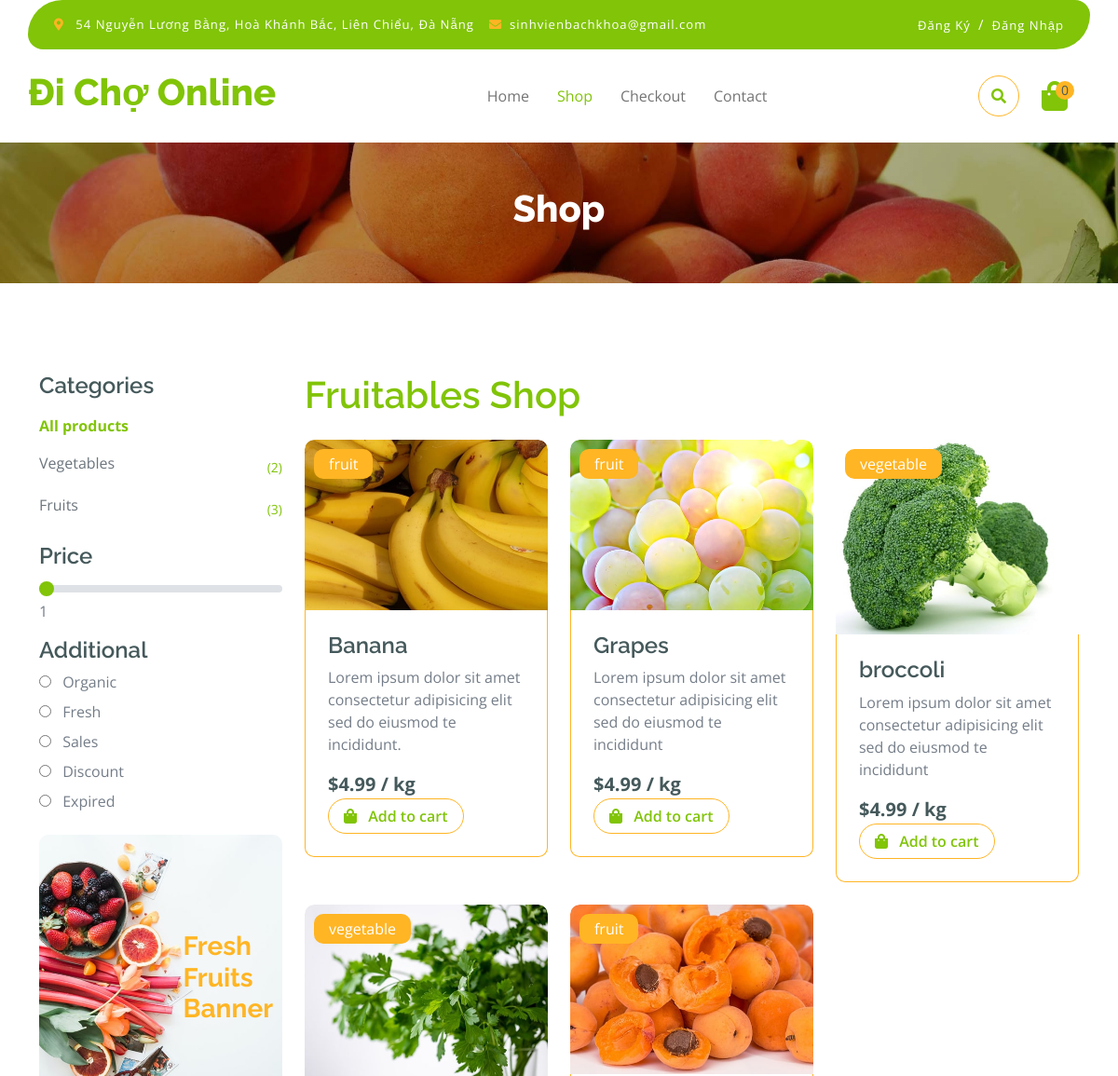
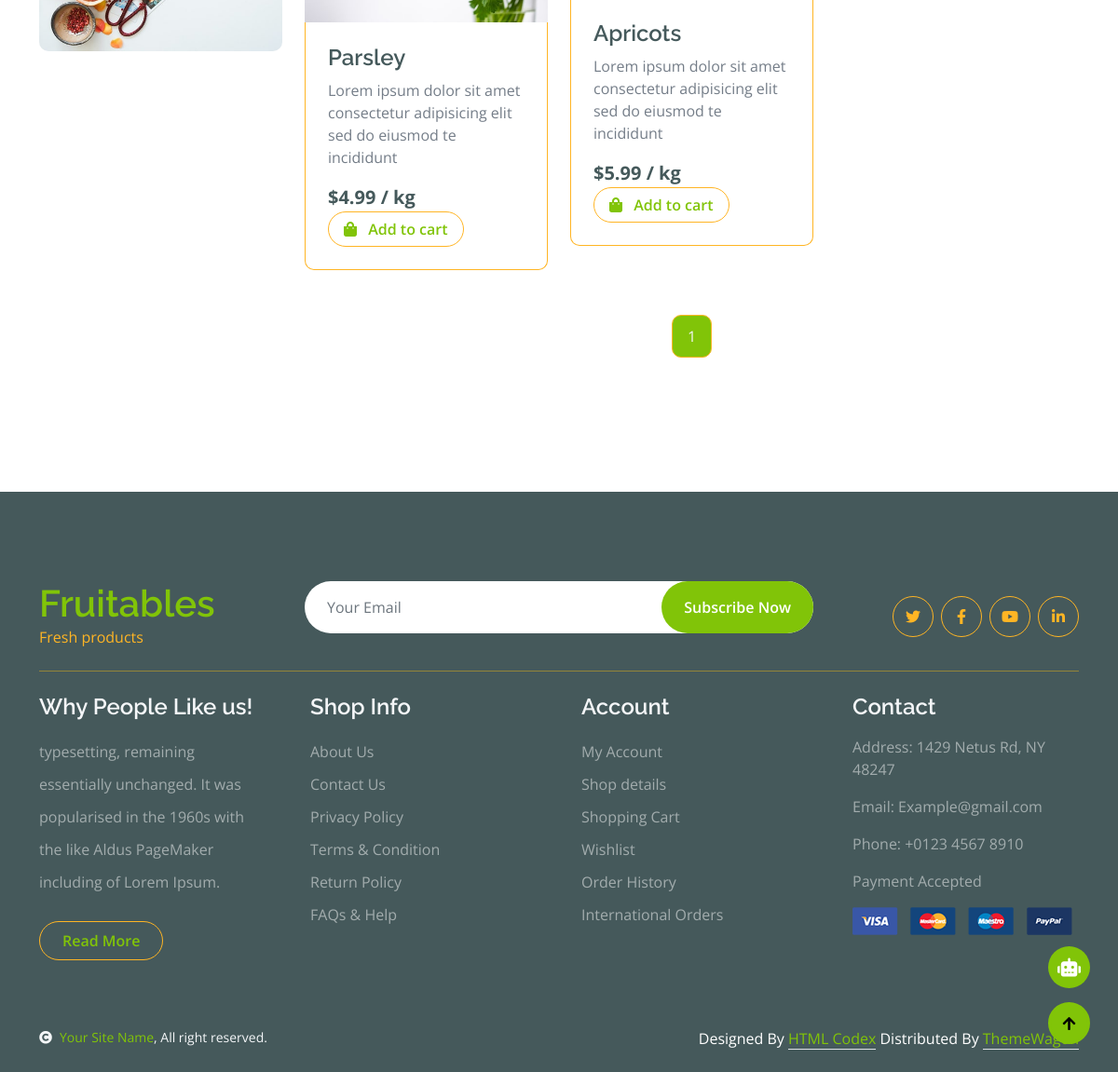
The app's page /shop/ with its own data (2 pictures, top to bottom).
### app/models.py (models this page shows, shortened)
class Product(models.Model):
    CATEGORY_CHOICES = [
        ('vegetable', 'Vegetable'),
        ('fruit', 'Fruit'),
    ]
    name = models.CharField(max_length=255, null=True)
    price = models.FloatField()
    category = models.CharField(max_length=100, choices=CATEGORY_CHOICES)  # Thêm lựa chọn cho category
    description = models.TextField(default="No description")  # Thêm default để tránh lỗi migrate
    image = models.ImageField(null=True, blank=True)
    @property
    def first_sentence(self):
        match = re.search(r'[^.]*\.', self.description)
        return match.group(0) if match else self.description
    @property
    def ImageURL(self):
        try:
            url = self.image.url
        except:
            url = ''
        return url

### app/views.py (the view)
# urls.py: path('shop/', views.shop, name='shop'),
def shop(request):
    if request.user.is_authenticated:
        customer = request.user.customer
        order, created = Order.objects.get_or_create(customer=customer, complete=False)
        cartItems = order.get_cart_items
    else:
        order = {'get_cart_total': 0, 'get_cart_items': 0}
        cartItems = order['get_cart_items']
    category = request.GET.get('category')
    products = Product.objects.all()
    if category and category in ['vegetable', 'fruit']:
        products = products.filter(category=category)
    else:
        category = None
    fruits_count = Product.objects.filter(category='fruit').count()
    vegetables_count = Product.objects.filter(category='vegetable').count()
    paginator = Paginator(products, 6)
    page_number = request.GET.get('page')
    page_obj = paginator.get_page(page_number)
    context = {
        'page_obj': page_obj,
        'fruits_count': fruits_count,
        'vegetables_count': vegetables_count,
        'category': category,
        'cartItems': cartItems,
    }
    return render(request, 'app/shop.html', context)

### app/templates/app/shop.html (shortened to what this page needs)
{% extends 'app/base.html' %}
{% load static %}
{% block main-content %}
<div class="container-fluid page-header py-5">
    <h1 class="text-center text-white display-6">Shop</h1>
</div>
<div class="container-fluid fruite py-5">
    <div class="container py-5">
        <div class="row">
            <div class="col-lg-3">
                <div class="categories">
                    <h4>Categories</h4>
                    <ul class="list-unstyled fruite-categorie">
                        <li>
                            <div class="d-flex justify-content-between fruite-name">
                                <a href="?category=" class="fruite-name ajax-category {% if not category %}active{% endif %}" data-category="">All products</a>
                            </div>
                        </li>
                        <li>
                            <div class="d-flex justify-content-between fruite-name">
                                <a href="?category=vegetable" class="fruite-name ajax-category {% if category == 'vegetable' %}active{% endif %}" data-category="vegetable">Vegetables</a>
                                <span>({{ vegetables_count }})</span>
                            </div>
                        </li>
                        <li>
                            <div class="d-flex justify-content-between fruite-name">
                                <a href="?category=fruit" class="fruite-name ajax-category {% if category == 'fruit' %}active{% endif %}" data-category="fruit">Fruits</a>
                                <span>({{ fruits_count }})</span>
                            </div>
                        </li>
                    </ul>
                </div>
                <div class="mb-3">
                    <h4>Price</h4>
                    <input type="range" class="form-range w-100" id="priceRange" name="priceRange" min="1" max="10" value="1" oninput="updatePrice()">
                    <output id="priceValue" for="priceRange">1</output>
                </div>
                <h4>Additional</h4>
                <div class="mb-2">
                    <input type="radio" class="me-2" id="organic" name="filter" value="Organic">
                    <label for="organic">Organic</label>
                </div>
                <div class="mb-2">
                    <input type="radio" class="me-2" id="fresh" name="filter" value="Fresh">
                    <label for="fresh">Fresh</label>
                </div>
                <div class="mb-2">
                    <input type="radio" class="me-2" id="Categories-3" name="Categories-1" value="Beverages">
                    <label for="Categories-3">Sales</label>
                </div>
                <div class="mb-2">
                    <input type="radio" class="me-2" id="Categories-4" name="Categories-1" value="Beverages">
                    <label for="Categories-4">Discount</label>
                </div>
                <div class="mb-2">
                    <input type="radio" class="me-2" id="Categories-5" name="Categories-1" value="Beverages">
                    <label for="Categories-5">Expired</label>
                </div>
                <div class="position-relative mt-4">
                    <img src="{% static 'images/banner-fruits.jpg' %}" class="img-fluid w-100 rounded" alt="">
                    <div class="position-absolute" style="top: 50%; right: 10px; transform: translateY(-50%);">
                        <h3 class="text-secondary fw-bold">Fresh <br> Fruits <br> Banner</h3>
                    </div>
                </div>
            </div>
            <div class="col-lg-9">
                <h1 class="mb-4">Fruitables Shop</h1>
                <div id="product-list">
                    {% include 'app/partials/shop_product_list.html' %}
                </div>
                <div id="pagination">
                    {% include 'app/partials/shop_pagination.html' %}
                </div>
            </div>
        </div>
    </div>
</div>
{% endblock main-content %}

### app/templates/app/partials/shop_product_list.html
{% load static %}
<div class="row g-4">
    {% for product in page_obj %}
        <div class="col-md-6 col-lg-4">
            <div class="rounded position-relative fruite-item">
                <a href="{% url 'detail' %}?id={{ product.id }}" class="text-decoration-none">
                    <div class="fruite-img">
                        <img src="{{ product.ImageURL }}" class="img-fluid w-100 rounded-top" alt="{{ product.name }}">
                    </div>
                </a>
                <div class="text-white bg-secondary px-3 py-1 rounded position-absolute" style="top: 10px; left: 10px;">{{ product.category }}</div>
                <div class="p-4 border border-secondary border-top-0 rounded-bottom">
                    <h4>{{ product.name }}</h4>
                    <p>{{ product.first_sentence }}</p>
                    <div class="d-flex justify-content-between flex-lg-wrap">
                        <p class="text-dark fs-5 fw-bold mb-0">${{ product.price }} / kg</p>
                        <button data-product="{{ product.id }}" data-action="add" class="btn border border-secondary rounded-pill px-3 text-primary update-cart">
                            <i class="fa fa-shopping-bag me-2 text-primary"></i> Add to cart
                        </button>
                    </div>
                </div>
            </div>
        </div>
    {% endfor %}
</div>

### app/static/app/css/style.css (style rules this page uses)
span { font-size: 14px; margin-top: 5px; color: #e74c3c; }
.btn { font-weight: 600; transition: .5s; }
.btn.border-secondary { transition: 0.5s; }
.page-header { position: relative; background: linear-gradient(rgba(0, 0, 0, 0.3), rgba(0, 0, 0, 0.3)), url(../img/cart-page-header-img.jpg); background-position: center center; background-repeat: no-repeat; background-size: cover; }
@media (min-width: 992px) { .hero-header, .page-header { margin-top: 152px !important; } }
.fruite .fruite-categorie .fruite-name { line-height: 40px; }
.fruite .fruite-categorie .fruite-name a { transition: 0.5s; }
.fruite .fruite-item { height: 100%; transition: 0.5s; }
.fruite .fruite-item .fruite-img { overflow: hidden; transition: 0.5s; border-radius: 10px 10px 0 0; }
.fruite .fruite-item .fruite-img img { transition: 0.5s; }

### app/templates/app/shop.html (style rules this page uses)
.fruite-name a { color: #6c757d; text-decoration: none; }
.fruite-name a.active { color: #81c408; font-weight: bold; }
.fruite-categorie .fruite-name span { color: #81c408; }
.fruite h1.mb-4 { color: #81c408; }

### records on screen
Product: ImageURL (picture), category "fruit", name "Banana", first_sentence "Lorem ipsum dolor sit amet consectetur adipisicing elit sed do eiusmod te incididunt.", price "4.99"
Product: ImageURL (picture), category "fruit", name "Grapes", first_sentence "Lorem ipsum dolor sit amet consectetur adipisicing elit sed do eiusmod te incididunt", price "4.99"
Product: ImageURL (picture), category "vegetable", name "broccoli", first_sentence "Lorem ipsum dolor sit amet consectetur adipisicing elit sed do eiusmod te incididunt", price "4.99"
Product: ImageURL (picture), category "vegetable", name "Parsley", first_sentence "Lorem ipsum dolor sit amet consectetur adipisicing elit sed do eiusmod te incididunt", price "4.99"
Product: ImageURL (picture), category "fruit", name "Apricots", first_sentence "Lorem ipsum dolor sit amet consectetur adipisicing elit sed do eiusmod te incididunt", price "5.99"

### other values on screen
{{ cartItems }} "0"
{{ vegetables_count }} "2"
{{ fruits_count }} "3"
{{ num }} "1"
